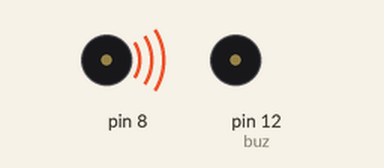
Simulated run of this sketch. Board: Arduino Uno, built with avr-gcc and run on an emulated ATmega328P. Parts: buzzer (waves = sounding, pin HIGH).

Above: at 2.7 s.
At 10.6 s:
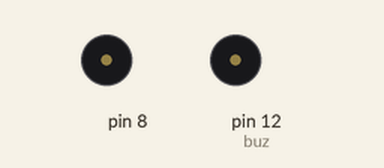
Timing chart, 0 to 12.4 s (numbered marks = the images above):
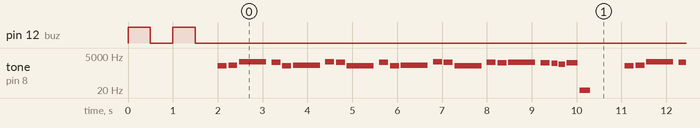

The sketch:

buzzerMelodi.ino
```cpp
#define do1 1000
#define re 1122
#define mi 1260
#define fa 1335
#define sol 1498
#define la 1681
#define si 1887
#define do2 2000

int buz = 12;
int melodi[] = {do1, re, do2, si, do1, re, do2, si, do1, si, do1, re, do2, si, do1, si, la, si, la, sol, fa, la};
int N_sure[] = {6, 6, 2, 6, 6, 2, 6, 6, 2, 6, 6, 2, 6, 6, 2, 6, 6, 2, 6, 9, 8, 5, 5, 2};
int tempo = 1200;

void setup() {
  pinMode(buz, OUTPUT);
  digitalWrite(buz, HIGH); delay(500);
  digitalWrite(buz, LOW); delay(500);
  digitalWrite(buz, HIGH); delay(500);
  digitalWrite(buz, LOW); delay(500);
}

void loop() {
  for(int i = 0; i < 24; i++){
    int sure = tempo / N_sure[i];
    tone(8, melodi[i], sure);
    delay(sure * 1.2);
  }
}
```

Measured:
- by itself, tone on pin 8: plays 1000 Hz for 0.20 s, 1122 Hz for 0.20 s, 2000 Hz for 0.60 s, 1887 Hz for 0.20 s, 1000 Hz for 0.20 s, 1122 Hz for 0.60 s … (325 notes in this stretch)
